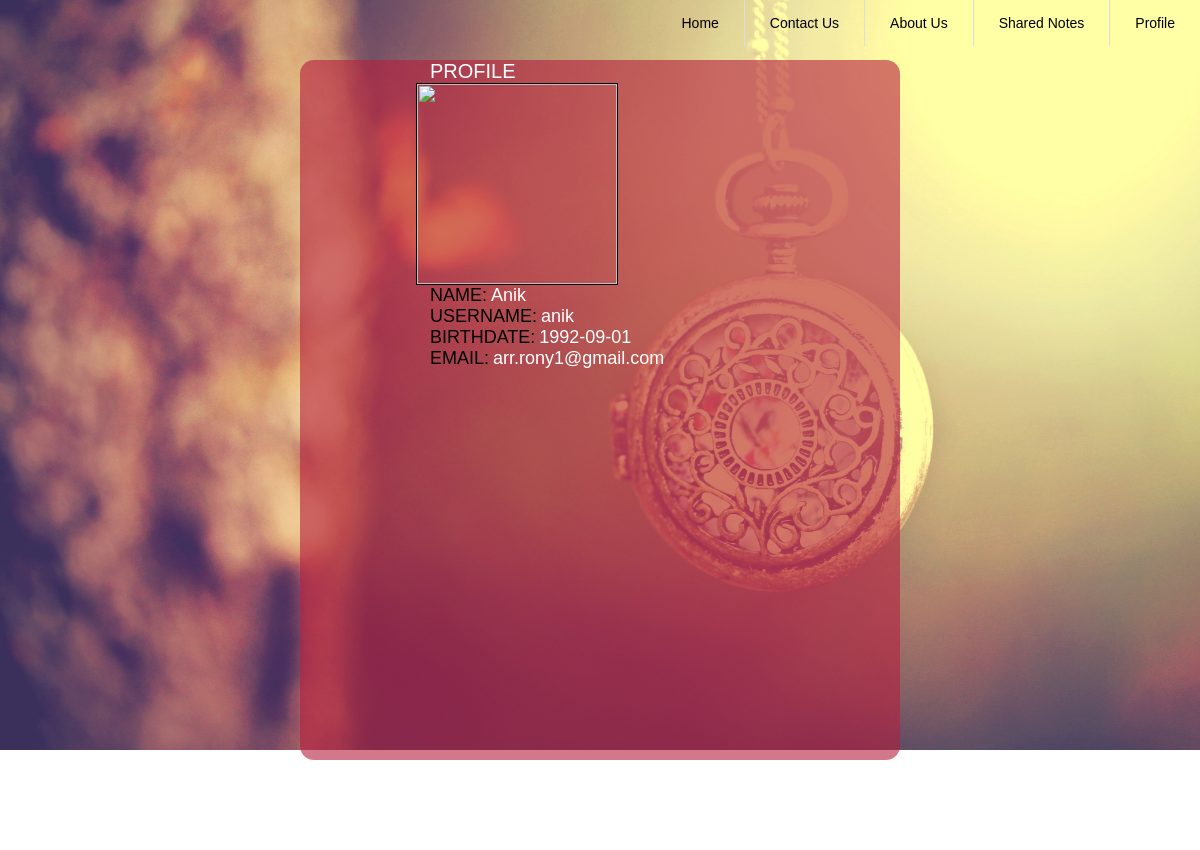
The app's page /profile.php?id=6 with its own data.
### tables this page shows
CREATE TABLE IF NOT EXISTS `user` (
`id` int(11) NOT NULL,
  `name` varchar(50) NOT NULL,
  `username` varchar(50) NOT NULL,
  `password` varchar(100) NOT NULL,
  `birthdate` date NOT NULL,
  `email` varchar(100) NOT NULL,
  `type` varchar(20) NOT NULL,
  `sex` varchar(20) NOT NULL,
  `img` varchar(500) NOT NULL
);

### profile.php (the view, shortened to what this page needs)
<?php
require("config.php");
$id=$_GET['id'];
$sqls="SELECT * FROM `user` WHERE `id`='$id' ";
$result=mysqli_query($conn,$sqls);
foreach ($result as $key => $value) {
	$name=$value['name'];
	$uname=$value['username'];
	$birthdate=$value['birthdate'];
	$email=$value['email'];
}
?>
<html>
<head>
	<link rel="stylesheet" type="text/css" href="style.css">
</head>
<body>
	<div class="pmain">
		<div class="menu">
			<ul>
				<li><a href="home.php">Home</a></li>
				<li><a href="contact.php">Contact Us</a></li>
				<li><a href="">About Us</a></li>
				<li><a href="shared.php">Shared Notes</a></li>
				<li><a href="javascript:profile()">Profile</a></li>
			</ul>
		</div>
		<div class="proinfo">
			<div class="props">
			<label id="pros">PROFILE</label><br>
					<div class="propic"><img src="propic/<?php echo $id."."."jpg"; ?>" height="200px" width="200px"></div>
					<label id="pid">NAME:</label>
					<label id="piid"><?php echo $name ; ?></label><br>
					<label id="pid">USERNAME:</label>
					<label id="piid"><?php echo $uname;?></label><br>
					<label id="pid">BIRTHDATE:</label>
					<label id="piid"><?php echo $birthdate;?></label><br>
					<label id="pid">EMAIL:</label>
					<label id="piid"><?php echo $email;?></label><br>
			</div>
		</div>
	</div>
</body>
</html>

### style.css (style rules this page uses)
* { margin: 0;padding: 0; }
body { font-family:Arial;font-size:14px;color:#000; }
.menu { width: 100%; }
.menu ul { margin:0; padding:0; list-style:none; overflow:hidden; float: right; }
.menu ul li { border-right: 1px solid #ddd; float:left; padding : 15px; overflow:hidden; }
.menu ul li:last-child { border-right: none; }
.menu ul li a { display:; background:; color: #000000; padding: 10px 10px; text-decoration:none; overflow:hidden; }
.propic { height: 200px; width: 200px; border: 1px solid #000; margin-left: 15%; }
.pmain { height: 850px; background: url(images/back-6.jpg) no-repeat ; background-size: 100%; display: block; overflow: hidden; }
.proinfo { height: 700px; width: 50%; background: rgba(182,31,63,.6); margin-top: 5%; float: center; padding: 20px auto; margin-left: 25%; border-radius: 1em; background-size: 150%; }
.props { margin-top: 40px; margin-left: 5%; }
label#pros { margin-top: 30px; }
#pros { font-size: 20px; margin-top: 20px; margin-left: 100px; color: white; font-size: 20px; }
#pid { font-size: 18px; margin-left: 100px; }
#piid { font-size: 18px; color: white; }

### records on screen
user: name "Anik", username "anik", birthdate "1992-09-01", email "arr.rony1@gmail.com"
